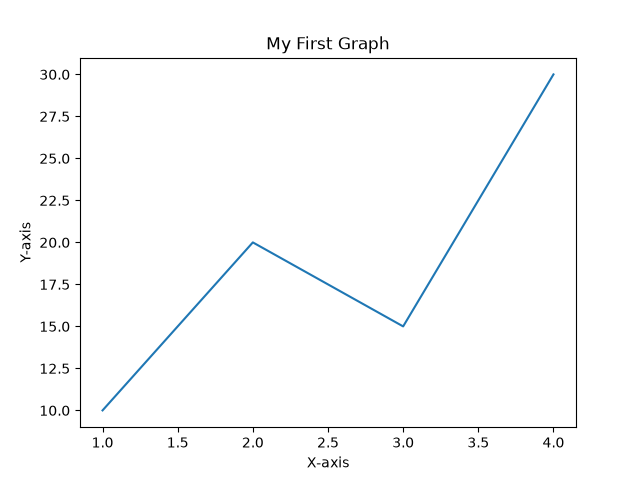

Reproduce this figure in Python.
import matplotlib.pyplot as plt

x = [1, 2, 3, 4]
y = [10, 20, 15, 30]

plt.plot(x, y)
plt.title("My First Graph")
plt.xlabel("X-axis")
plt.ylabel("Y-axis")
plt.savefig('line_graph.png')
plt.show()
